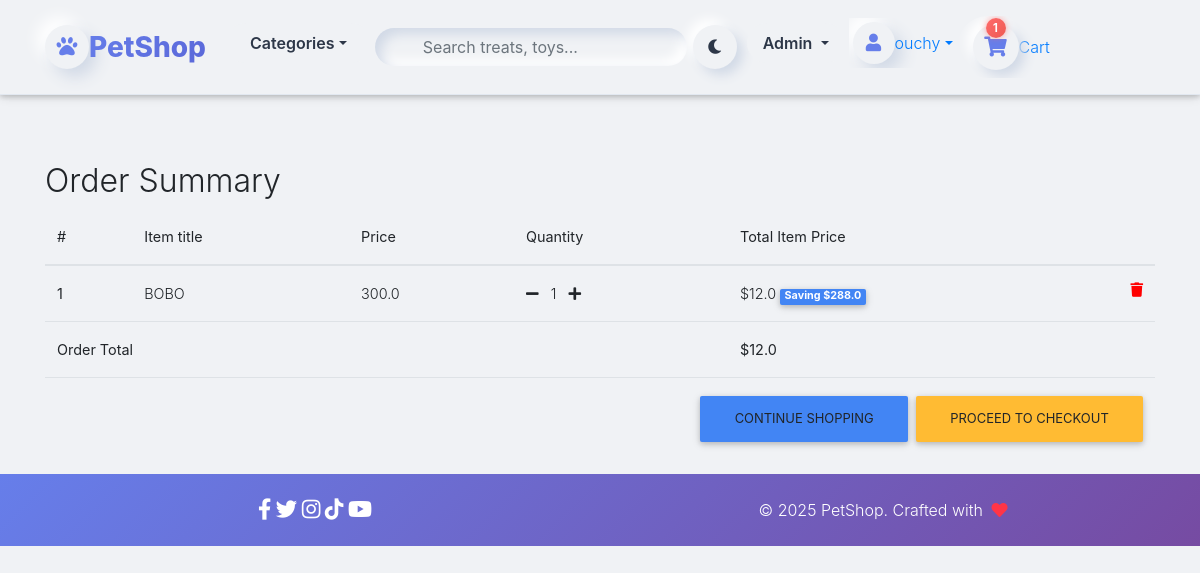
Page /order-summary/ (signed in) on the earlier database version.
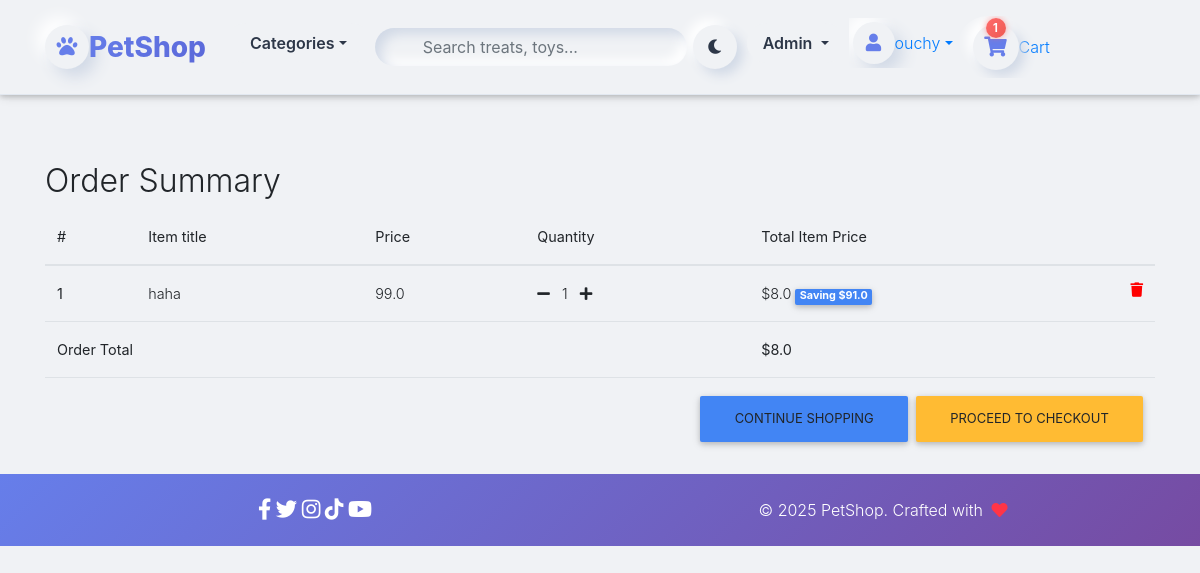
Same page on the later database version.
### core/models.py (models this page shows, shortened)
class OrderItem(models.Model):
    user = models.ForeignKey(settings.AUTH_USER_MODEL,
                             on_delete=models.CASCADE)
    ordered = models.BooleanField(default=False)
    item = models.ForeignKey(Item, on_delete=models.CASCADE)
    quantity = models.IntegerField(default=1)
    def get_total_item_price(self):
        return self.quantity * self.item.price
    def get_total_discount_item_price(self):
        return self.quantity * self.item.discount_price
    def get_amount_saved(self):
        return self.get_total_item_price() - self.get_total_discount_item_price()
    def get_final_price(self):
        if self.item.discount_price:
            return self.get_total_discount_item_price()
        return self.get_total_item_price()

class Item(models.Model):
    title = models.CharField(max_length=100)
    price = models.FloatField()
    discount_price = models.FloatField(blank=True, null=True)
    category = models.CharField(choices=CATEGORY_CHOICES, max_length=2)
    label = models.CharField(choices=LABEL_CHOICES, max_length=1)
    slug = models.SlugField()
    description = models.TextField()
    image = models.ImageField()

class Order(models.Model):
    user = models.ForeignKey(settings.AUTH_USER_MODEL,
                             on_delete=models.CASCADE)
    ref_code = models.CharField(max_length=20, blank=True, null=True)
    items = models.ManyToManyField(OrderItem)
    start_date = models.DateTimeField(auto_now_add=True)
    ordered_date = models.DateTimeField()
    ordered = models.BooleanField(default=False)
    shipping_address = models.ForeignKey(
        'Address', related_name='shipping_address', on_delete=models.SET_NULL, blank=True, null=True)
    billing_address = models.ForeignKey(
        'Address', related_name='billing_address', on_delete=models.SET_NULL, blank=True, null=True)
    payment = models.ForeignKey(
        'Payment', on_delete=models.SET_NULL, blank=True, null=True)
    coupon = models.ForeignKey(
        'Coupon', on_delete=models.SET_NULL, blank=True, null=True)
    being_delivered = models.BooleanField(default=False)
    received = models.BooleanField(default=False)
    refund_requested = models.BooleanField(default=False)
    refund_granted = models.BooleanField(default=False)
    '''
    1. Item added to cart
    2. Adding a billing address
    (Failed checkout)
    3. Payment
    (Preprocessing, processing, packaging etc.)
    4. Being delivered
    5. Received
    6. Refunds
    '''
    def get_total(self):
        total = 0
        for order_item in self.items.all():
            total += order_item.get_final_price()
        if self.coupon:
            total -= self.coupon.amount
        return total

### core/views.py (the view)
# urls.py: path('order-summary/', OrderSummaryView.as_view(), name='order-summary'),
class OrderSummaryView(LoginRequiredMixin, View):
    def get(self, *args, **kwargs):
        try:
            order = Order.objects.get(user=self.request.user, ordered=False)
            context = {
                'object': order
            }
            return render(self.request, 'order_summary.html', context)
        except ObjectDoesNotExist:
            messages.warning(self.request, "You do not have an active order")
            return redirect("/")

### core/templatetags/cart_template_tags.py (called while the page is built)
@register.filter
def cart_item_count(user):
    if user.is_authenticated:
        qs = Order.objects.filter(user=user, ordered=False)
        if qs.exists():
            return qs[0].items.count()
    return 0

### templates/order_summary.html (shortened to what this page needs)
{% extends "base.html" %}
{% block content %}
  <main>
    <div class="container">
    <div class="table-responsive text-nowrap">
    <h2>Order Summary</h2>
    <table class="table">
        <thead>
        <tr>
            <th scope="col">#</th>
            <th scope="col">Item title</th>
            <th scope="col">Price</th>
            <th scope="col">Quantity</th>
            <th scope="col">Total Item Price</th>
        </tr>
        </thead>
        <tbody>
        {% for order_item in object.items.all %}
        <tr>
            <th scope="row">{{ forloop.counter }}</th>
            <td>{{ order_item.item.title }}</td>
            <td>{{ order_item.item.price }}</td>
            <td>
                <a href="{% url 'core:remove-single-item-from-cart' order_item.item.slug %}"><i class="fas fa-minus mr-2"></i></a>
                {{ order_item.quantity }}
                <a href="{% url 'core:add-to-cart' order_item.item.slug %}"><i class="fas fa-plus ml-2"></i></a>
            </td>
            <td>
            {% if order_item.item.discount_price %}
                ${{ order_item.get_total_discount_item_price }}
                <span class="badge badge-primary">Saving ${{ order_item.get_amount_saved }}</span>
            {% else %}
                ${{ order_item.get_total_item_price }}
            {% endif %}
            <a style='color: red;' href="{% url 'core:remove-from-cart' order_item.item.slug %}">
                <i class="fas fa-trash float-right"></i>
            </a>
            </td>
        </tr>
        {% endfor %}
        {% if object.get_total %}
        <tr>
            <td colspan="4"><b>Order Total</b></td>
            <td><b>${{ object.get_total }}</b></td>
        </tr>
        <tr>
            <td colspan="5">
            <a class='btn btn-warning float-right ml-2' href='/checkout/'>Proceed to checkout</a>
            <a class='btn btn-primary float-right' href='/'>Continue shopping</a>
            </td>
        </tr>
        {% endif %}
        </tbody>
    </table>
    </div>
    </div>
  </main>
{% endblock content %}

Differences in the rows shown:
no longer on this page (row edited): OrderItem: item "BOBO", item.price "300.0", quantity "1", get_total_discount_item_price "12.0", get_amount_saved "288.0"
no longer on this page (row edited): Order: get_total "12.0"
added OrderItem: item "haha", item.price "99.0", quantity "1", get_total_discount_item_price "8.0", get_amount_saved "91.0"
added Order: get_total "8.0"
